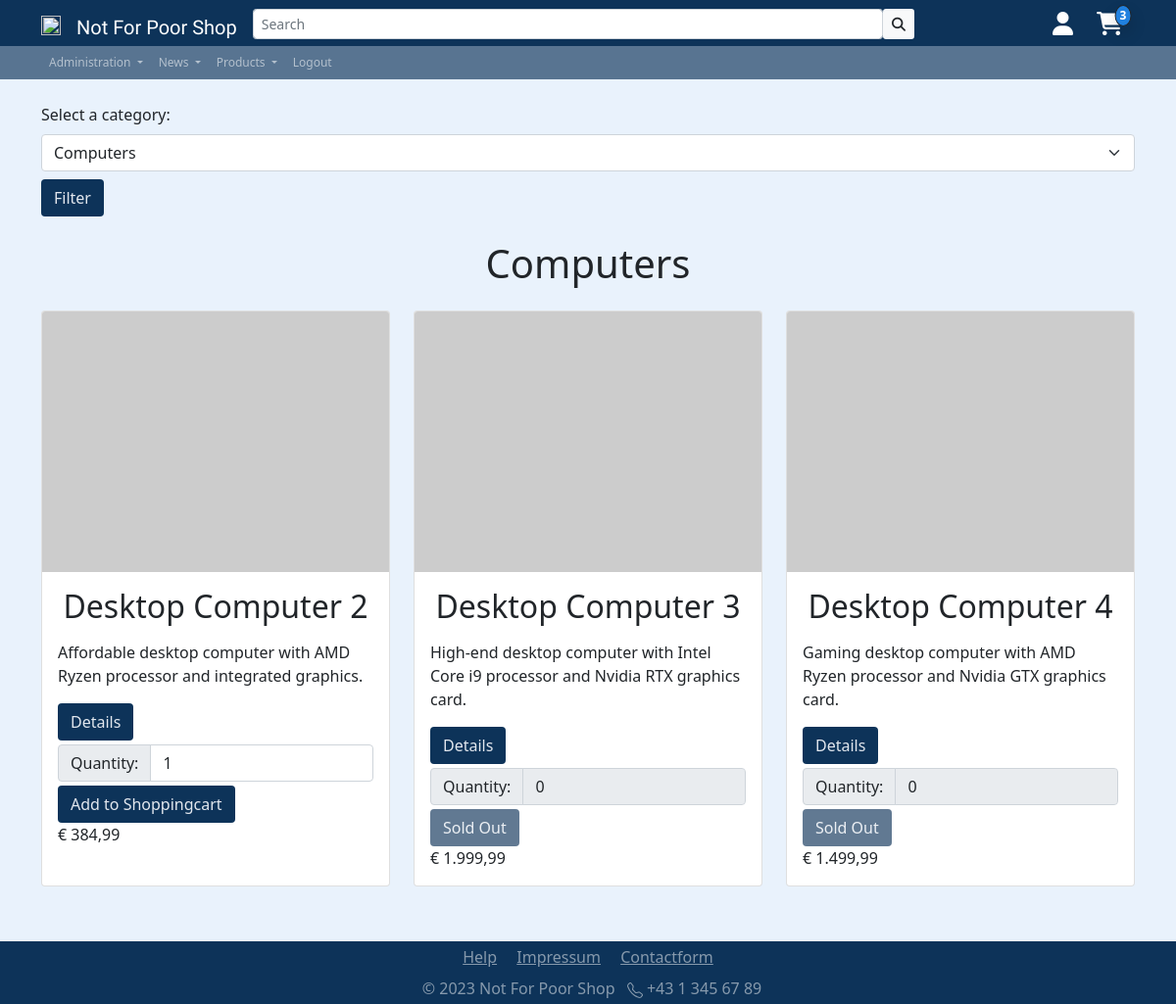
Page /app/inc/pgs/prod_display.php?category_id=1 (signed in) on the earlier database version.
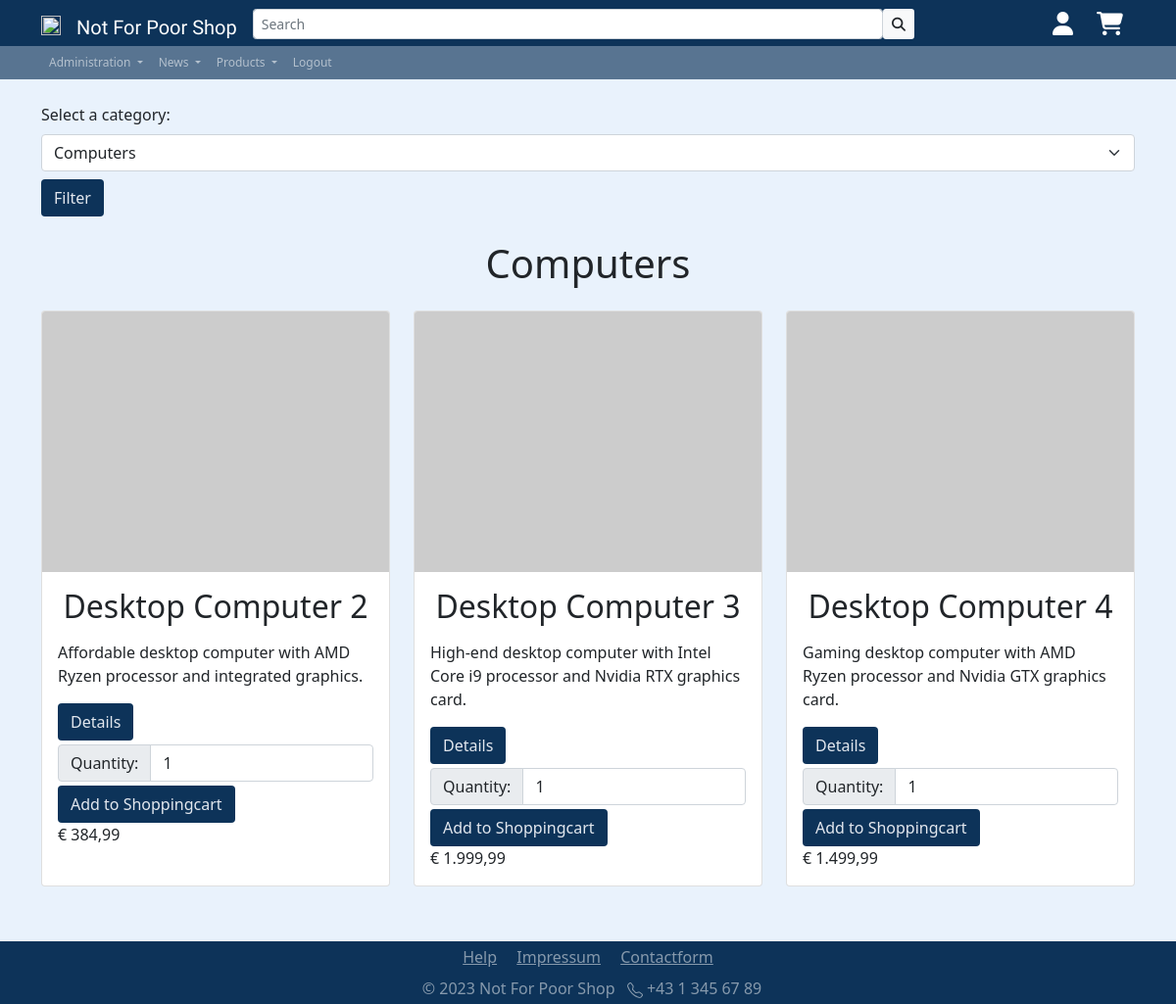
Same page on the later database version.
### tables this page shows
CREATE TABLE `categories` (
  `id` int(11) NOT NULL,
  `name` varchar(50) NOT NULL
);

CREATE TABLE `products` (
  `id` int(11) NOT NULL,
  `seller_id` int(11) NOT NULL,
  `category_id` int(11) NOT NULL,
  `name` varchar(50) NOT NULL,
  `description` text DEFAULT NULL,
  `price` decimal(10,2) NOT NULL,
  `Discount` decimal(10,2) DEFAULT NULL,
  `Stock` int(11) DEFAULT NULL
);

### app/config/check_shoppingcart_amount.php (called while the page is built, shortened)
<?php
require_once('dbaccess.php');
$db_obj = new mysqli($host, $user, $password, $database);
$query = "SELECT SUM(quantity) AS totalQuantity FROM shoppingcart WHERE user_id = " . $_SESSION['user_id'];
$result = mysqli_query($db_obj, $query);
if ($result) {
    $row = mysqli_fetch_assoc($result);
    $totalQuantity = $row['totalQuantity'];
    $currentShoppingcartAmount = $totalQuantity;
}

### app/config/check_if_admin.php (called while the page is built, shortened)
<?php
require_once('dbaccess.php');
$db_obj = new mysqli($host, $user, $password, $database);
if(isset($_SESSION['username'])) {
    $currentUser = $_SESSION['username'];
    $currentUser = mysqli_query($db_obj, "SELECT role, id FROM users WHERE username = '$currentUser' ");
    $currentUser =($currentUser->fetch_assoc());
    $role = @$currentUser['role'];
}

### app/inc/pgs/prod_display.php (the view, shortened to what this page needs)
<!DOCTYPE html>
<html lang="en">
<?php
include '../includes/head.php';
?>
<?php
require_once('../../config/dbaccess.php');
$connection = mysqli_connect($host, $user, $password, $database);
$category_name = "All Products";
$category_id = "";
?>
<head>
</head>
<body>
    <div class="container py-4">
        <form action="" method="get" class="mb-4">
            <label for="category_id" class="form-label">Select a category:</label>
            <select id="category_id" name="category_id" class="form-select">
                <?php
                $sql = "SELECT id, name FROM categories";
                $result = mysqli_query($connection, $sql);
                while ($row = mysqli_fetch_assoc($result)) {
                    $id = $row['id'];
                    $name = $row['name'];
                    $selected = "";
                    if (isset($_GET['category_id']) && $_GET['category_id'] == $id) {
                        $selected = "selected";
                        $category_name = $name;
                    }
                    echo '<option value="' . $id . '" ' . $selected . '>' . $name . '</option>';
                }
                ?>
            </select>
            <button type="submit" class="btn secondary-bg-color btn-block secondary-color mt-2">Filter</button>
        </form>
        <h1 class="text-center mb-4">
            <?php echo $category_name; ?>
        </h1>
        <div class="row row-cols-1 row-cols-sm-2 row-cols-lg-3 g-4">
            <?php
            if (isset($_GET['category_id'])) {
                $category_id = $_GET['category_id'];
            }
            if (isset($_GET['category_id']) && $category_id >= 1 && $category_id <= 15) {
                $category_id = $_GET['category_id'];
                $sql = "SELECT p.id, p.name, p.description, p.price, p.Discount, p.Stock, pi.image_path
            FROM products p
            LEFT JOIN product_images pi ON p.id = pi.product_id
            WHERE p.category_id = $category_id";
                $result = mysqli_query($connection, $sql);
                while ($row = mysqli_fetch_assoc($result)) {
                    $id = $row['id'];
                    $name = $row['name'];
                    $description = $row['description'];
                    $price = $row['price'];
                    $img = $row['image_path'];
                    $stock = intval($row['Stock']);
                    $discount = $row['Discount'];
                    $discountedPrice = $price - ($price * $discount / 100);
                    echo '<div class="col mb-4">';
                    echo '<div class="card h-100">';
                    if ($img != NULL) {
                        echo '<img src=' . $img . ' class="card-img-top" alt="' . $name . '">';
                    } else {
                        echo '<img src="https://via.placeholder.com/400x300/2D2D2D/FFFFFF/?text=' . $name . '" class="card-img-top" alt="' . $name . '">';
                    }
                    echo '<div class="card-body">';
                    echo '<h2 class="card-title text-center mb-3">' . $name . '</h2>';
                    echo '<p class="card-text">' . $description . '</p>';
                    echo '<form method="post" action="addtocart.php">';
                    echo '<a href="prod_details.php?id=' . @$id . '" class="btn secondary-bg-color btn-block secondary-color ms-auto">Details</a>';
                    echo '<div class="input-group my-1">';
                    echo '<label class="input-group-text" for="quantity-' . $id . '">Quantity:</label>';
                    echo $stock == 0 ?
                        '<input type="number" class="form-control" id="quantity-' . $id . '" name="quantity" min="1" value="0" disabled>'
                        :
                        '<input type="number" class="form-control" id="quantity-' . $id . '" name="quantity" min="1" value="1" max=' . $stock . '>';
                    echo '</div>';
                    echo $stock == 0 ?
                        '<button type="submit" class="btn secondary-bg-color btn-block secondary-color disabled">Sold Out</button>'
                        :
                        '<button type="submit" class="btn secondary-bg-color btn-block secondary-color">Add to Shoppingcart</button>';
                    echo '</form>';
                    echo '<span class="text-end">€ ' . number_format($discountedPrice, 2, ',', '.') . '</span>';
                    echo '</div></div></div>';
                }
            }
            ?>
        </div>
    </div>
    <?php
    include '../includes/footer.php';
    ?>
</body>
</html>

### app/inc/includes/head.php (shortened to what this page needs)
<link href="https://cdn.jsdelivr.net/npm/bootstrap@5.0.2/dist/css/bootstrap.min.css" rel="stylesheet"
>
<link href=".\..\..\res\css\styles.css" rel="stylesheet" type="text/css">
<?php
if(isset($_SESSION['username'])) {
    include 'nav_logged_in.php';
} else {
    include 'nav_logged_out.php';
}
?>

### app/inc/includes/nav_logged_in.php (shortened to what this page needs)
<?php
$active_page = basename($_SERVER['SCRIPT_NAME']);
include '../../config/check_if_admin.php';
include '../../config/check_shoppingcart_amount.php';
?>
<nav class="navbar sticky-top navbar-expand-sm navbar-dark" id="nav-primary">
    <div class="container">
        <a href='#' class="navbar-brand mb-0 h1">
            <img class="d-inline-block align top"
                src="https://icons.iconarchive.com/icons/iconka/business-finance/256/handshake-icon.png" width="20"
                height="20">
        </a>
        <a href='home.php' class="navbar-brand mb-0 h1 mt-2" id="shopName"
            style="font-family:'Alex Brush'; font-size: 20px;">Not For Poor Shop</a>
        <div class="collapse navbar-collapse" id="navbarNav">
            <ul class="navbar-nav align-items-center col-9">
                <li class="nav-item col-12 ">
                    <div class="input-group ">
                        <form class="d-flex col-12" method="post" action="search.php">
                            <input id="search-input" type="text" class="form-control form-control-sm" name="search"
                                placeholder="Search" aria-describedby="search-button" />
                            <button id="search-button" name="submit-search" type="submit" class="btn bg-light btn-sm">
                                <i class="fas fa-search"></i>
                            </button>
                        </form>
                    </div>
                </li>
            </ul>
            <ul class="navbar-nav align-items-center ms-auto">
                <li class="nav-item">
                    <div class="container">
                        <a href="userProfile.php" class="">
                            <i class="fa-solid fa-user fa-xl" style="color: #ffffff;"></i>
                        </a>
                    </div>
                </li>
                <li class="nav-item">
                    <div class="container">
                        <div class="position-relative">
                            <a href="shoppingcart.php">
                                <?php
                                if ($currentShoppingcartAmount != 0) {
                                    echo '
                                    <span
                                        class="badge position-absolute mt-1 start-100 translate-middle shadow p-1 border border-dark tertiary-bg-color rounded-circle"
                                        id="shopping-cart-amount">';
                                    echo $currentShoppingcartAmount;
                                    echo '
                                    </span>
                                ';
                                }
                                ?>
                                <i class="fa-solid fa-cart-shopping fa-xl" style="color: #ffffff;"></i>
                            </a>
                        </div>
                    </div>
                </li>
            </ul>
        </div>
</nav>
<nav id="nav-secondary" class="navbar navbar-expand-sm navbar-dark">
    <div class="container">
        <ul class="navbar-nav">
            <?php if ($role == 'administrator') {
                echo "
                <li class='nav-item dropdown'>
                    <a href='' class='nav-link dropdown-toggle' id='navbarDropdown1' role='button' data-bs-toggle='dropdown' aria-expanded='false'>
                        Administration
                    </a>
                    <ul class='dropdown-menu' aria-labelledby='navbarDropdown1'>
                        <li><a href='product_adminpage.php' class='dropdown-item'>Product Management</a></li>
                        <li><a href='product_upload.php' class='dropdown-item'>Product Upload</a></li>
                        <li><a href='finance_overview.php' class='dropdown-item'>Financial Overview</a></li>
                        <li><a href='user_overview.php' class='dropdown-item'>User Management</a></li>
                        <li><a href='contact_overview.php' class='dropdown-item'>Inquiry Management</a></li>
                        <li><a href='order_overview.php' class='dropdown-item'>Order Overview</a></li>
                        <li><a href='refund_overview.php' class='dropdown-item'>Refund Overview</a></li>
                    </ul>
                </li>";
            }
            ?>
            <?php if ($role == 'administrator') {
                echo "
                    <li class='nav-item dropdown'>
                        <a href='' class='nav-link dropdown-toggle' id='navbarDropdown2' role='button' data-bs-toggle='dropdown' aria-expanded='false'>
                            News
                        </a>
                        <ul class='dropdown-menu' aria-labelledby='navbarDropdown2'>
                            <li><a href='newsBlog.php' class='dropdown-item'>Post News Blog</a></li>
                            <li><a href='newsBlog_user.php' class='dropdown-item'>News Blog</a></li>
                        </ul>
                    </li>";
            }
            ?>
            <li class="nav-item dropdown">
                <a href="" class="nav-link dropdown-toggle" id="navbarDropdown4" role="button" data-bs-toggle="dropdown"
                    aria-expanded="false">
                    Products
                </a>
            </li>
            <li class="nav-item">
                <a href="logout.php" class="nav-link <?php if ($active_page == 'logout.php') {
                                                        echo 'fw-bold active ';
                                                    } ?>">
                    Logout
                </a>
            </li>
        </ul>
    </div>
</nav>

### app/inc/includes/footer.php (shortened to what this page needs)
<footer class="mt-auto text-center footer secondary-bg-color" id="footer">
    <div class="container-fluid col-12 ">
        <div class="text-center p-1 mt-2  ">
            <a class="text-white-50 mx-2" href="help.php">Help</a>
            <a class="text-white-50 mx-2" href="impressum.php">Impressum</a>
            <a class="text-white-50 mx-2" href="contact.php">Contactform</a>
        </div>
        <div class="text-center text-white-50 p-1 mb-2">
            <span class="mx-2">©
                <?php echo date("Y"); ?> Not For Poor Shop
            </span>
            <div class="d-inline">
                <span>+43 1 345 67 89</span>
            </div>
        </div>
</footer>

### app/res/css/styles.css (style rules this page uses)
html { height: 100%; }
body { background-color: #e9f2fc; font-family: "Segoe UI", Tahoma, Geneva, Verdana, sans-serif; background-image: none; background-repeat: no-repeat; background-position: center; background-attachment: fixed; }
.secondary-bg-color { background-color: #0d3359; }
.secondary-color { color: #e2e7ee; }
nav { background-color: #0d3359; }
#nav-primary { background-color: #0d3359; padding-top: 0.2rem; padding-bottom: 0.1rem; font-size: 1rem; }
#nav-secondary { background-color: #0d3359a7 !important; padding-top: 0.01rem; padding-bottom: 0.01rem; font-size: 0.75rem; }
#shopName { color: #ffffff; font-size: 22px; }
.tertiary-bg-color { background-color: #2080df; }
.shadow { box-shadow: -2px 11px 89px 17px rgba(0, 0, 0, 0.75); }

Differences in the rows shown:
changed products "Desktop Computer 3": quantity "0" → "1"; Stock "Sold Out" → "Add to Shoppingcart"
changed products "Desktop Computer 4": quantity "0" → "1"; Stock "Sold Out" → "Add to Shoppingcart"
Other differences:
$currentShoppingcartAmount: "3" → (not shown)
